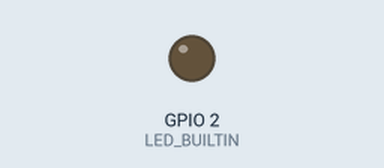
The sketch below on a simulated ESP32. On the bench: output pins drawn as LEDs (lit = HIGH). WiFi joins after 1.5 s; servers stay silent unless stated; web services answer with replies made up by the test bench; what the sketch prints to the serial monitor is not drawn.

Above: at 0.1 s.
At 1.6 s:
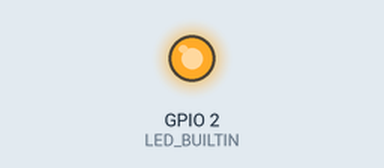
Timing chart, 0 to 3.1 s (numbered marks = the images above):
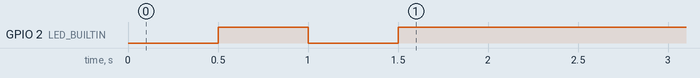

The sketch:

esp32Line.ino
```cpp
#include <WiFi.h>
#include <WiFiClientSecure.h>

#define LINE_TOKEN    "xxxxxxxx"
#define WIFI_STA_NAME "xxxxxxxx"
#define WIFI_STA_PASS "xxxxxxxx"


bool LINE_Notify(String message) {
  WiFiClientSecure client;

  if (!client.connect("notify-api.line.me", 443)) {
    Serial.println("connection failed");
    return false;
  }

  String payload = "message=" + message;
  String req = "";
  req += "POST /api/notify HTTP/1.1\r\n";
  req += "Host: notify-api.line.me\r\n";
  req += "Authorization: Bearer " + String(LINE_TOKEN) + "\r\n";
  req += "User-Agent: esp32Line\r\n";
  req += "Content-Type: application/x-www-form-urlencoded\r\n";
  req += "Content-Length: " + String(payload.length()) + "\r\n";
  req += "\r\n";
  req += payload;
  // Serial.println(req);
  client.print(req);

  delay(20);

  // Serial.println("-------------");
  long timeOut = millis() + 30000;
  while (client.connected() && timeOut > millis()) {
    if (client.available()) {
      String str = client.readString();
      // Serial.print(str);
    }
    delay(10);
  }
  // Serial.println("-------------");

  return timeOut > millis();
}

void setup() {
  Serial.begin(115200);
  pinMode(LED_BUILTIN, OUTPUT);

  Serial.println();
  Serial.println();
  Serial.print("Connecting to ");
  Serial.println(WIFI_STA_NAME);

  WiFi.mode(WIFI_STA);
  WiFi.begin(WIFI_STA_NAME, WIFI_STA_PASS);

  while (WiFi.status() != WL_CONNECTED) {
    delay(500);
    Serial.print(".");
    digitalWrite(LED_BUILTIN, !digitalRead(LED_BUILTIN));
  }

  digitalWrite(LED_BUILTIN, HIGH);
  Serial.println("");
  Serial.println("WiFi connected");
  Serial.println("IP address: ");
  Serial.println(WiFi.localIP());

  Serial.println("Send message to Line");
  LINE_Notify("%E0%B8%AA%E0%B8%A7%E0%B8%B1%E0%B8%AA%E0%B8%94%E0%B8%B5%E0%B8%88%E0%B8%A3%E0%B9%89%E0%B8%B2+%E0%B9%80%E0%B8%A1%E0%B8%81%E0%B9%80%E0%B8%81%E0%B8%AD%E0%B8%A3%E0%B9%8C");

}

void loop() { }
```
